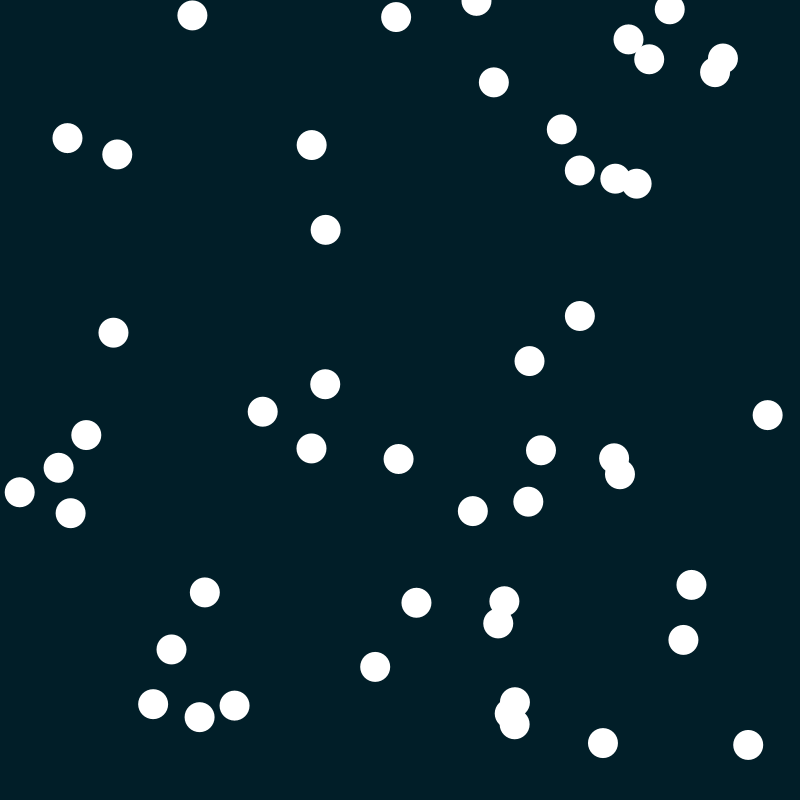
Frame 1 (no input)
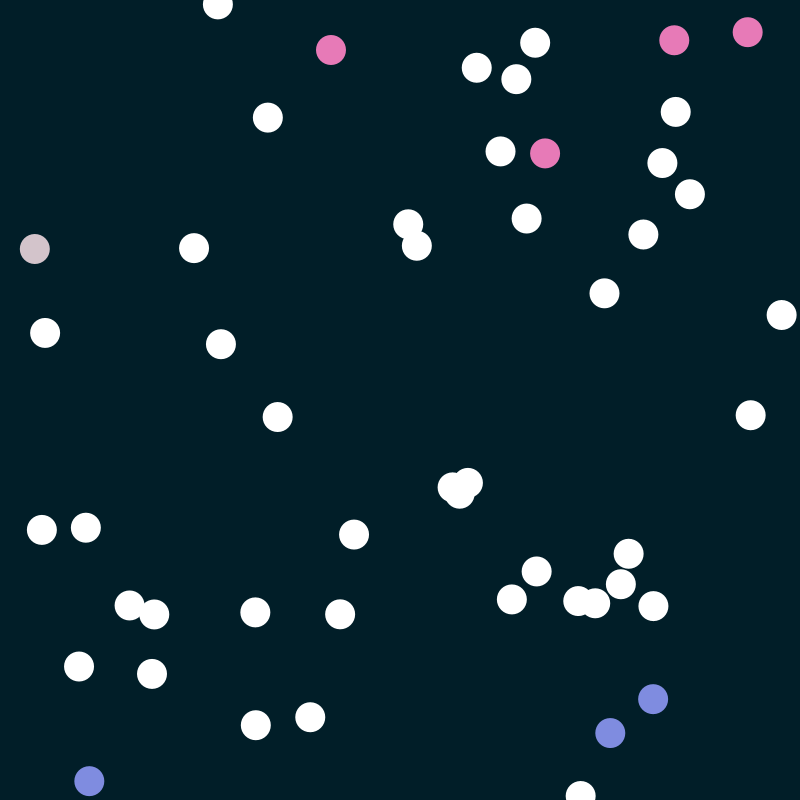
Frame 60 (the mouse pressed at the canvas centre just before this capture)
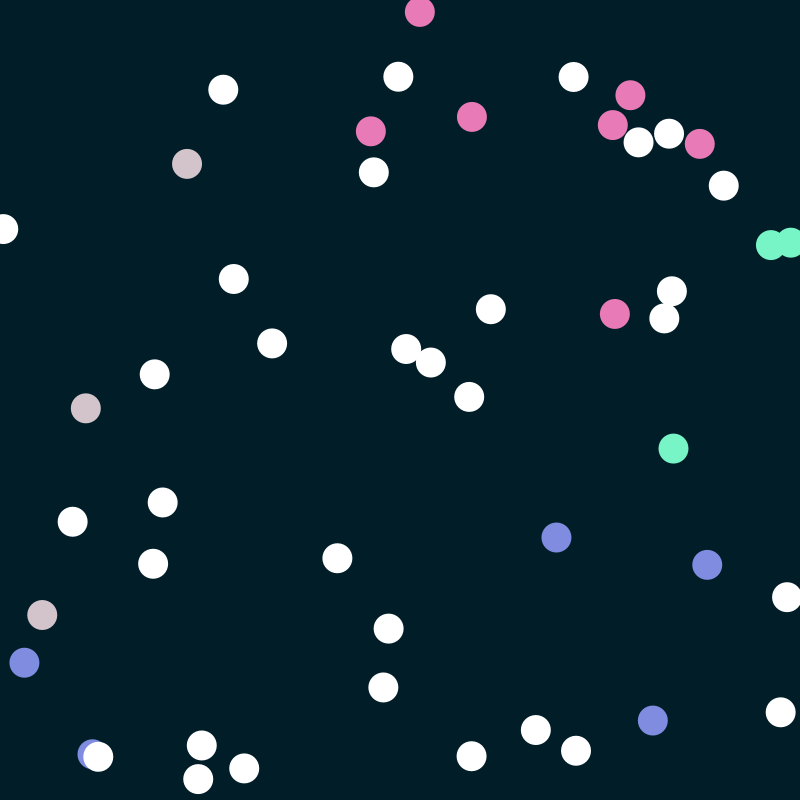
Frame 120 (the mouse held since frame 60 and released just before this capture)

The Processing sketch that drew these frames (run headless with seeded random() and noise(); from frame 60 on, the mouse is pressed at the canvas centre):

// Processing sketch: bouncingColorBalls
// ── bouncingColorBalls.pde

int count = 50;

final color c1 = color(random(188, 255), random(100, 188), random(100, 188));
final color c2 = color(random(100, 188), random(188, 255), random(199, 188));
final color c3 = color(random(100, 188), random(100, 188), random(188, 255));
final color c4 = color(random(190, 255), random(190, 255), random(190, 255));
final color cback = color(random(88), random(88), random(88));

ball[] b = new ball[count];

void setup() {
    size(800, 800);
    for(int i = 0; i < count; i++){
        b[i] = new ball(random(width), random(height), color(255), 30);
    }
}

void draw() {
    background(cback);
    for(int i = 0; i < count; i++){
        b[i].show();
        b[i].update();
    }
}

// ── ball.pde
class ball{
    float xPos; 
    float yPos;
    color col;
    float dia;

    float speedX = random(0.3, 3);
    float speedY = random(0.3, 3);
    
    int[] directions = {1, -1};
    int indexX = int(random(directions.length));
    int directionX = directions[indexX];
    int indexY = int(random(directions.length));
    int directionY = directions[indexY];

    ball(float xPosI, float yPosI, color colI, float diaI){
        xPos = xPosI;
        yPos = yPosI;
        col = colI;
        dia = diaI;
    }

    void show(){
        noStroke();
        smooth();
        fill(col);
        ellipse(xPos, yPos, dia, dia);
    }

    void update(){
        if(yPos < 0){
            directionY = -directionY;
            col = c1;
        }
        if(xPos > width){
            directionX = -directionX; 
            col = c2;
        }
        if(yPos > height){
            directionY = -directionY;
            col = c3;
        }
        if(xPos < 0){
            directionX = -directionX;
            col = c4;
        }
        xPos += speedX*directionX;
        yPos += speedY*directionY;
    }
}
